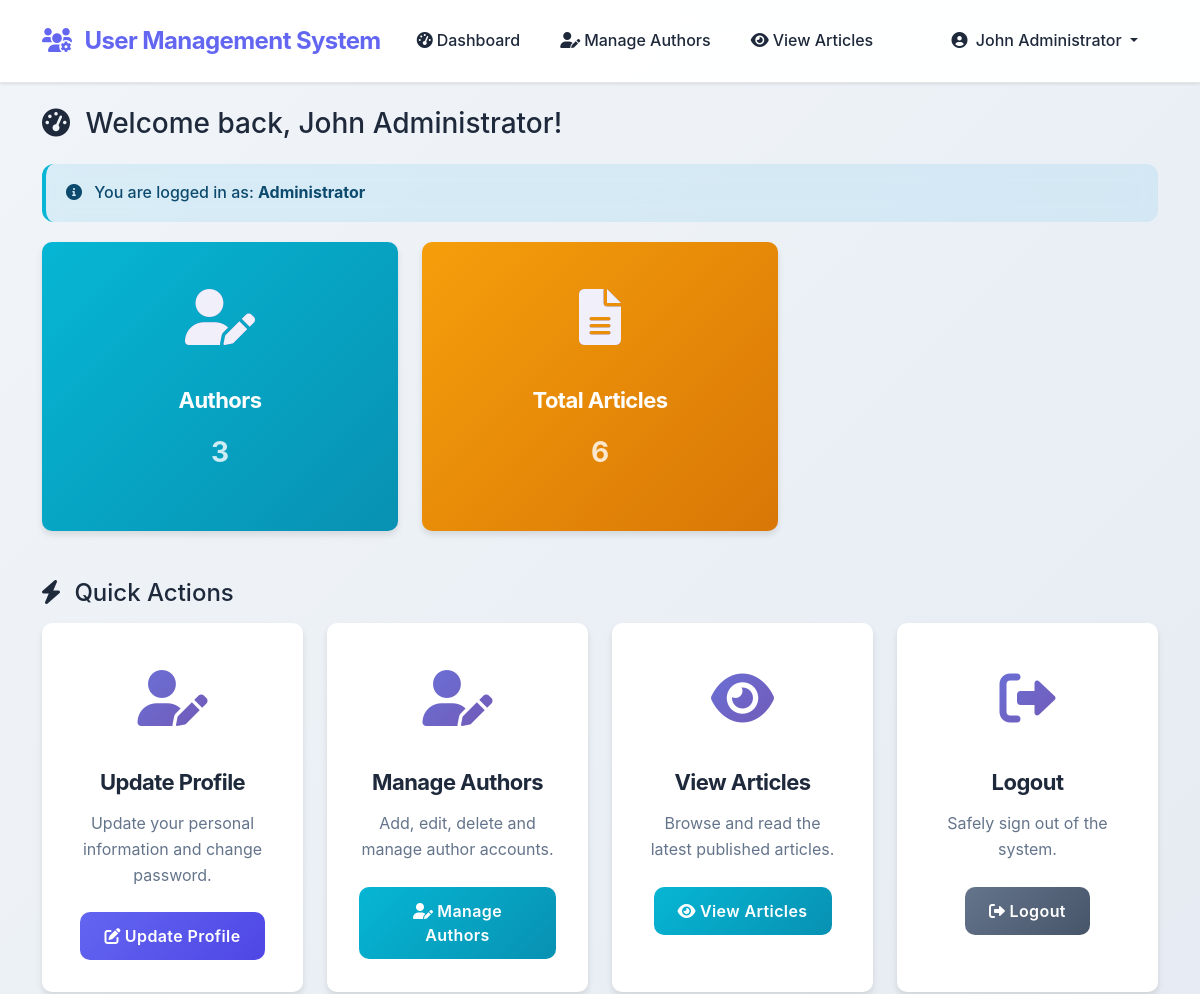
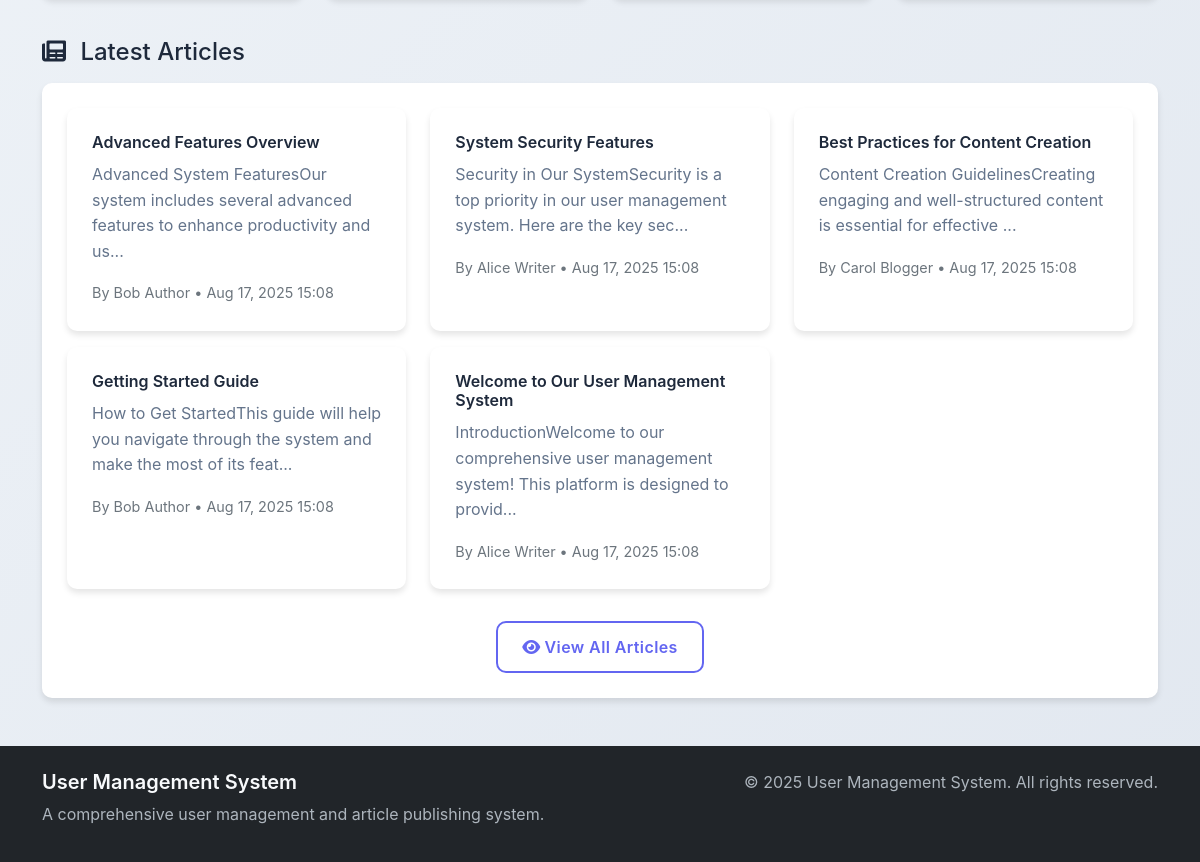
Page /dashboard/dashboard.php (signed in) on the committed database (2 pictures, top to bottom).
### tables this page shows
CREATE TABLE IF NOT EXISTS `articles` (
    `article_id` INT(11) NOT NULL AUTO_INCREMENT,
    `authorId` INT(11) NOT NULL,
    `article_title` VARCHAR(255) NOT NULL,
    `article_full_text` TEXT NOT NULL,
    `article_created_date` TIMESTAMP DEFAULT CURRENT_TIMESTAMP,
    `article_last_update` TIMESTAMP DEFAULT CURRENT_TIMESTAMP ON UPDATE CURRENT_TIMESTAMP,
    `article_display` ENUM('yes', 'no') DEFAULT 'yes',
    `article_order` INT(11) DEFAULT 0,
    PRIMARY KEY (`article_id`),
    KEY `authorId` (`authorId`),
    KEY `article_display` (`article_display`),
    KEY `article_created_date` (`article_created_date`),
    KEY `article_order` (`article_order`),
    CONSTRAINT `articles_ibfk_1` FOREIGN KEY (`authorId`) REFERENCES `users` (`userId`) ON DELETE CASCADE ON UPDATE CASCADE
);

CREATE TABLE IF NOT EXISTS `users` (
    `userId` INT(11) NOT NULL AUTO_INCREMENT,
    `Full_Name` VARCHAR(100) NOT NULL,
    `email` VARCHAR(100) NOT NULL,
    `phone_Number` VARCHAR(20) DEFAULT NULL,
    `User_Name` VARCHAR(50) NOT NULL,
    `Password` VARCHAR(255) NOT NULL,
    `UserType` ENUM('Super_User', 'Administrator', 'Author') NOT NULL,
    `AccessTime` TIMESTAMP DEFAULT CURRENT_TIMESTAMP ON UPDATE CURRENT_TIMESTAMP,
    `profile_Image` VARCHAR(255) DEFAULT NULL,
    `Address` TEXT DEFAULT NULL,
    `created_at` TIMESTAMP DEFAULT CURRENT_TIMESTAMP,
    `updated_at` TIMESTAMP DEFAULT CURRENT_TIMESTAMP ON UPDATE CURRENT_TIMESTAMP,
    `is_active` BOOLEAN DEFAULT TRUE,
    PRIMARY KEY (`userId`),
    UNIQUE KEY `email` (`email`),
    UNIQUE KEY `User_Name` (`User_Name`),
    KEY `UserType` (`UserType`),
    KEY `is_active` (`is_active`)
);

### includes/session.php (called while the page is built, shortened)
<?php
class SessionManager {
    public static function getCurrentFullName() {
        return $_SESSION['full_name'] ?? null;
    }
}
?>

### includes/functions.php (called while the page is built, shortened)
<?php
function formatDate($date, $format = 'M d, Y H:i') {
    return date($format, strtotime($date));
}
function truncateText($text, $length = 100) {
    return substr($text, 0, $length) . '...';
}
function getUserTypeDisplayName($userType) {
    switch ($userType) {
        case 'Administrator':
            return 'Administrator';
    }
}
?>

### config/connection.php (called while the page is built, shortened)
<?php
class DatabaseConnection {
    private $connection;
    private static $instance = null;
    public static function getInstance() {
        if (self::$instance == null) {
            self::$instance = new DatabaseConnection();
        }
        return self::$instance;
    }
    private function connect() {
        try {
            $this->connection = new mysqli(DB_HOST, DB_USER, DB_PASSWORD, DB_NAME);
            $this->connection->set_charset("utf8");
        } catch (Exception $e) {
            error_log("Database connection error: " . $e->getMessage());
            die("Database connection failed. Please contact administrator.");
        }
    }
    public function prepare($query) {
        return $this->connection->prepare($query);
    }
}
?>

### models/User.php (called while the page is built, shortened)
<?php
class User {
    private $db;
    public function __construct() {
        $this->db = DatabaseConnection::getInstance();
    }
    public function getAllByType($userType, $excludeUserId = null) {
        $sql = "SELECT * FROM users WHERE UserType = ? AND is_active = 1";
        $params = [$userType];
        $types = "s";
        $sql .= " ORDER BY Full_Name";
        $stmt = $this->db->prepare($sql);
        $stmt->bind_param($types, ...$params);
        $stmt->execute();
        return $stmt->get_result()->fetch_all(MYSQLI_ASSOC);
    }
}
?>

### models/Article.php (called while the page is built, shortened)
<?php
class Article {
    private $db;
    public function __construct() {
        $this->db = DatabaseConnection::getInstance();
    }
    public function getLatestArticles($limit = 6) {
        $stmt = $this->db->prepare("
            SELECT a.*, u.Full_Name as author_name
            FROM articles a
            JOIN users u ON a.authorId = u.userId
            WHERE a.article_display = 'yes'
            ORDER BY a.article_created_date DESC
            LIMIT ?
        ");
        $stmt->bind_param("i", $limit);
        $stmt->execute();
        return $stmt->get_result()->fetch_all(MYSQLI_ASSOC);
    }
    public function getAll() {
        $stmt = $this->db->prepare("
            SELECT a.*, u.Full_Name as author_name
            FROM articles a
            JOIN users u ON a.authorId = u.userId
            ORDER BY a.article_created_date DESC
        ");
        $stmt->execute();
        return $stmt->get_result()->fetch_all(MYSQLI_ASSOC);
    }
}
?>

### dashboard/dashboard.php (the view, shortened to what this page needs)
<?php
require_once '../includes/session.php';
require_once '../includes/functions.php';
require_once '../models/User.php';
require_once '../models/Article.php';
$userType = SessionManager::getCurrentUserType();
$userId = SessionManager::getCurrentUserId();
$fullName = SessionManager::getCurrentFullName();
$user = new User();
$article = new Article();
$stats = [];
if ($userType === 'Super_User') {
    $stats['total_users'] = count($user->getAllByType('Administrator')) + count($user->getAllByType('Author'));
    $stats['administrators'] = count($user->getAllByType('Administrator'));
    $stats['authors'] = count($user->getAllByType('Author'));
} elseif ($userType === 'Administrator') {
    $stats['authors'] = count($user->getAllByType('Author'));
} elseif ($userType === 'Author') {
    $stats['my_articles'] = count($article->getByAuthor($userId));
}
$stats['total_articles'] = count($article->getAll());
$stats['latest_articles'] = $article->getLatestArticles(6);
include '../includes/header.php';
?>
<div class="row">
    <div class="col-12">
        <h1 class="h3 mb-4">
            <i class="fas fa-tachometer-alt me-2"></i>
            Welcome back, <?php echo htmlspecialchars($fullName); ?>!
        </h1>
        <div class="alert alert-info" role="alert">
            <i class="fas fa-info-circle me-2"></i>
            You are logged in as: <strong><?php echo getUserTypeDisplayName($userType); ?></strong>
        </div>
    </div>
</div>
<div class="row mb-4">
    <?php if ($userType === 'Super_User'): ?>
        <div class="col-lg-3 col-md-6 mb-4">
            <div class="card dashboard-card bg-primary text-white">
                <div class="card-body">
                    <div class="card-icon">
                        <i class="fas fa-users"></i>
                    </div>
                    <h5 class="card-title">Total Users</h5>
                    <p class="card-text fs-3 fw-bold"><?php echo $stats['total_users']; ?></p>
                </div>
            </div>
        </div>
        <div class="col-lg-3 col-md-6 mb-4">
            <div class="card dashboard-card bg-success text-white">
                <div class="card-body">
                    <div class="card-icon">
                        <i class="fas fa-user-tie"></i>
                    </div>
                    <h5 class="card-title">Administrators</h5>
                    <p class="card-text fs-3 fw-bold"><?php echo $stats['administrators']; ?></p>
                </div>
            </div>
        </div>
        <div class="col-lg-3 col-md-6 mb-4">
            <div class="card dashboard-card bg-info text-white">
                <div class="card-body">
                    <div class="card-icon">
                        <i class="fas fa-user-edit"></i>
                    </div>
                    <h5 class="card-title">Authors</h5>
                    <p class="card-text fs-3 fw-bold"><?php echo $stats['authors']; ?></p>
                </div>
            </div>
        </div>
    <?php elseif ($userType === 'Administrator'): ?>
        <div class="col-lg-4 col-md-6 mb-4">
            <div class="card dashboard-card bg-info text-white">
                <div class="card-body">
                    <div class="card-icon">
                        <i class="fas fa-user-edit"></i>
                    </div>
                    <h5 class="card-title">Authors</h5>
                    <p class="card-text fs-3 fw-bold"><?php echo $stats['authors']; ?></p>
                </div>
            </div>
        </div>
    <?php endif; ?>
    <div class="col-lg-<?php echo $userType === 'Super_User' ? '3' : '4'; ?> col-md-6 mb-4">
        <div class="card dashboard-card bg-warning text-dark">
            <div class="card-body">
                <div class="card-icon">
                    <i class="fas fa-file-alt"></i>
                </div>
                <h5 class="card-title">Total Articles</h5>
                <p class="card-text fs-3 fw-bold"><?php echo $stats['total_articles']; ?></p>
            </div>
        </div>
    </div>
</div>
<div class="row mb-4">
    <div class="col-12">
        <h4 class="mb-3">
            <i class="fas fa-bolt me-2"></i>
            Quick Actions
        </h4>
    </div>
    <div class="col-lg-3 col-md-6 mb-3">
        <div class="card dashboard-card h-100">
            <div class="card-body">
                <div class="card-icon">
                    <i class="fas fa-user-edit"></i>
                </div>
                <h5 class="card-title">Update Profile</h5>
                <p class="card-text">Update your personal information and change password.</p>
                <a href="profile.php" class="btn btn-primary">
                    <i class="fas fa-edit me-1"></i>Update Profile
                </a>
            </div>
        </div>
    </div>
    <?php if ($userType === 'Super_User'): ?>
        <div class="col-lg-3 col-md-6 mb-3">
            <div class="card dashboard-card h-100">
                <div class="card-body">
                    <div class="card-icon">
                        <i class="fas fa-users"></i>
                    </div>
                    <h5 class="card-title">Manage Users</h5>
                    <p class="card-text">Add, edit, delete and manage all system users.</p>
                    <a href="manage_users.php" class="btn btn-success">
                        <i class="fas fa-users-cog me-1"></i>Manage Users
                    </a>
                </div>
            </div>
        </div>
    <?php elseif ($userType === 'Administrator'): ?>
        <div class="col-lg-3 col-md-6 mb-3">
            <div class="card dashboard-card h-100">
                <div class="card-body">
                    <div class="card-icon">
                        <i class="fas fa-user-edit"></i>
                    </div>
                    <h5 class="card-title">Manage Authors</h5>
                    <p class="card-text">Add, edit, delete and manage author accounts.</p>
                    <a href="manage_authors.php" class="btn btn-info">
                        <i class="fas fa-user-edit me-1"></i>Manage Authors
                    </a>
                </div>
            </div>
        </div>
    <?php endif; ?>
    <div class="col-lg-3 col-md-6 mb-3">
        <div class="card dashboard-card h-100">
            <div class="card-body">
                <div class="card-icon">
                    <i class="fas fa-eye"></i>
                </div>
                <h5 class="card-title">View Articles</h5>
                <p class="card-text">Browse and read the latest published articles.</p>
                <a href="view_articles.php" class="btn btn-info">
                    <i class="fas fa-eye me-1"></i>View Articles
                </a>
            </div>
        </div>
    </div>
    <div class="col-lg-3 col-md-6 mb-3">
        <div class="card dashboard-card h-100">
            <div class="card-body">
                <div class="card-icon">
                    <i class="fas fa-sign-out-alt"></i>
                </div>
                <h5 class="card-title">Logout</h5>
                <p class="card-text">Safely sign out of the system.</p>
                <a href="logout.php" class="btn btn-secondary">
                    <i class="fas fa-sign-out-alt me-1"></i>Logout
                </a>
            </div>
        </div>
    </div>
</div>
<?php if (!empty($stats['latest_articles'])): ?>
<div class="row">
    <div class="col-12">
        <h4 class="mb-3">
            <i class="fas fa-newspaper me-2"></i>
            Latest Articles
        </h4>
        <div class="card">
            <div class="card-body">
                <div class="row">
                    <?php foreach ($stats['latest_articles'] as $article): ?>
                        <div class="col-lg-4 col-md-6 mb-3">
                            <div class="card h-100">
                                <div class="card-body">
                                    <h6 class="card-title article-title">
                                        <?php echo htmlspecialchars($article['article_title']); ?>
                                    </h6>
                                    <p class="card-text article-excerpt">
                                        <?php echo truncateText(strip_tags($article['article_full_text']), 100); ?>
                                    </p>
                                    <small class="text-muted article-meta">
                                        By <?php echo htmlspecialchars($article['author_name']); ?> •
                                        <?php echo formatDate($article['article_created_date']); ?>
                                    </small>
                                </div>
                            </div>
                        </div>
                    <?php endforeach; ?>
                </div>
                <div class="text-center mt-3">
                    <a href="view_articles.php" class="btn btn-outline-primary">
                        <i class="fas fa-eye me-1"></i>View All Articles
                    </a>
                </div>
            </div>
        </div>
    </div>
</div>
<?php endif; ?>
<?php include '../includes/footer.php'; ?>

### rows in the picture
articles: article_title "Advanced Features Overview", article_full_text "Advanced System FeaturesOur system includes several advanced features to enhance productivity and us...", authorId.Full_Name "Bob Author", article_created_date "Aug 17, 2025 15:08"
articles: article_title "System Security Features", article_full_text "Security in Our SystemSecurity is a top priority in our user management system. Here are the key sec...", authorId.Full_Name "Alice Writer", article_created_date "Aug 17, 2025 15:08"
articles: article_title "Best Practices for Content Creation", article_full_text "Content Creation GuidelinesCreating engaging and well-structured content is essential for effective ...", authorId.Full_Name "Carol Blogger", article_created_date "Aug 17, 2025 15:08"
articles: article_title "Getting Started Guide", article_full_text "How to Get StartedThis guide will help you navigate through the system and make the most of its feat...", authorId.Full_Name "Bob Author", article_created_date "Aug 17, 2025 15:08"
articles: article_title "Welcome to Our User Management System", article_full_text "IntroductionWelcome to our comprehensive user management system! This platform is designed to provid...", authorId.Full_Name "Alice Writer", article_created_date "Aug 17, 2025 15:08"

### other values in the picture
APP_NAME "User Management System"
SessionManager::getCurrentFullName() "John Administrator"
$fullName "John Administrator"
getUserTypeDisplayName($userType) "Administrator"
$stats['authors'] "3"
$stats['total_articles'] "6"
